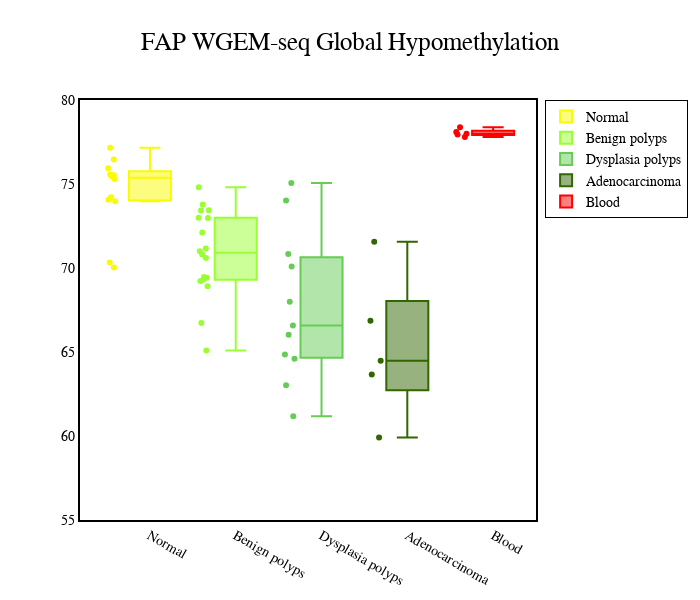

Write notebook code for a chart like this one.
### Code cell
import plotly.express as px
import plotly.graph_objects as go

#pd.set_option('precision', 2)
#pd.set_option('display.float_format', lambda x: '%.2f' % x)

fig = go.Figure()

px.defaults.template = "simple_white"
#"plotly", "plotly_white", "plotly_dark", "ggplot2", "seaborn", "simple_white", "none"
#px.defaults.color_continuous_scale = px.colors.sequential.Blackbody
px.defaults.width = 700
px.defaults.height = 800


fig.add_trace(go.Box(
    y=df[normal].mean( axis = 0 ).to_numpy(),
    name="Normal",
    jitter=0.3,
    pointpos=-1.8,
    boxpoints='all', # represent all points
    marker_color='rgb(250,250,0)',
    line_color='rgb(250,250,0)'
))

fig.add_trace(go.Box(
    y=df[benign].mean( axis = 0 ).to_numpy(),
    name="Benign polyps",
    boxpoints='all', # no data points
    marker_color='rgb(153, 255, 51)',
    line_color='rgb(153, 255, 51)'
))

fig.add_trace(go.Box(
    y=df[dysplasia].mean( axis = 0 ).to_numpy(),
    name="Dysplasia polyps",
    boxpoints='all', # only suspected outliers
    marker=dict(
        color='rgb(102, 204, 85)',
        outliercolor='rgb(102, 204, 85)',
        line=dict(
            outliercolor='rgb(102, 204, 85)',
            outlierwidth=2)),
    line_color='rgb(102, 204, 85)'
))

fig.add_trace(go.Box(
    y=df[tumor].mean( axis = 0 ).to_numpy(),
    name="Adenocarcinoma",
    boxpoints='all', # only outliers
    marker_color='rgb(51,102,0)',
    line_color='rgb(51,102,0)'
))



fig.add_trace(go.Box(
    y = df[blood].mean( axis = 0 ).to_numpy(),
    name="Blood",
    boxpoints='all', # only suspected outliers
    marker_color='rgb(255,0,0)',
    line_color='rgb(255,0,0)'
))


fig.update_layout(
    height=600, width=700,
    font_family="Arial",
    title=dict(text="FAP WGEM-seq Global Hypomethylation",
              xanchor='center', x=0.5,  
              ),
    titlefont=dict(size=25),
    #xaxis_title="PC_0",
    #yaxis_title="PC_1",
    #legend_title=None,
    font=dict(
        family="Arial, monospace",
        size=14,
        color="black"
    ),
    legend=dict(
        #yanchor="bottom",
        #y=0.01,
        #xanchor="left",
        #x=0.01,
        #traceorder="reversed",
        bgcolor= "rgb(255, 255, 255)",
        bordercolor="Black",
        borderwidth=1,
        ),
    plot_bgcolor='rgb(255,255,255)'
)

fig.update_xaxes(showline=True, mirror=True, linewidth=2, linecolor = 'black')
fig.update_yaxes(showline=True, mirror=True, linewidth=2, linecolor = 'black', range = [55,80])

fig.write_image("fap_emseq_bloxplot.pdf")
fig.write_image("fap_emseq_bloxplot.png")
fig.show()

### Figure 1 — Plotly figure (JSON) as saved in the notebook; plotly's stock layout.template omitted (floating-point values rounded to 4 significant figures)
{"data": [{"boxpoints": "all", "jitter": 0.3, "line": {"color": "rgb(250,250,0)"}, "marker": {"color": "rgb(250,250,0)"}, "name": "Normal", "pointpos": -1.8, "type": "box", "y": [74.21, 75.57, 73.98, 75.94, 75.29, 76.46, 74.07, 70.32, 70.03, 77.16, 75.52, 75.46]}, {"boxpoints": "all", "line": {"color": "rgb(153, 255, 51)"}, "marker": {"color": "rgb(153, 255, 51)"}, "name": "Benign polyps", "type": "box", "y": [69.41, 69.46, 70.59, 69.3, 66.73, 65.09, 72.99, 68.91, 73.77, 73.42, 71.15, 73.43, 70.8, 72.12, 72.97, 74.81, 71.0, 69.23]}, {"boxpoints": "all", "line": {"color": "rgb(102, 204, 85)"}, "marker": {"color": "rgb(102, 204, 85)", "line": {"outliercolor": "rgb(102, 204, 85)", "outlierwidth": 2}, "outliercolor": "rgb(102, 204, 85)"}, "name": "Dysplasia polyps", "type": "box", "y": [67.99, 70.83, 61.17, 64.6, 63.02, 64.85, 66.03, 70.08, 74.02, 75.06, 66.57]}, {"boxpoints": "all", "line": {"color": "rgb(51,102,0)"}, "marker": {"color": "rgb(51,102,0)"}, "name": "Adenocarcinoma", "type": "box", "y": [64.47, 71.57, 59.9, 63.66, 66.86]}, {"boxpoints": "all", "line": {"color": "rgb(255,0,0)"}, "marker": {"color": "rgb(255,0,0)"}, "name": "Blood", "type": "box", "y": [77.8, 77.95, 77.99, 78.1, 78.37]}], "layout": {"font": {"color": "black", "family": "Arial, monospace", "size": 14}, "height": 600, "legend": {"bgcolor": "rgb(255, 255, 255)", "bordercolor": "Black", "borderwidth": 1}, "plot_bgcolor": "rgb(255,255,255)", "title": {"font": {"size": 25}, "text": "FAP WGEM-seq Global Hypomethylation", "x": 0.5, "xanchor": "center"}, "width": 700, "xaxis": {"autorange": true, "linecolor": "black", "linewidth": 2, "mirror": true, "range": [-0.8161, 4.5], "showline": true, "type": "category"}, "yaxis": {"linecolor": "black", "linewidth": 2, "mirror": true, "range": [55, 80], "showline": true, "type": "linear"}}}
